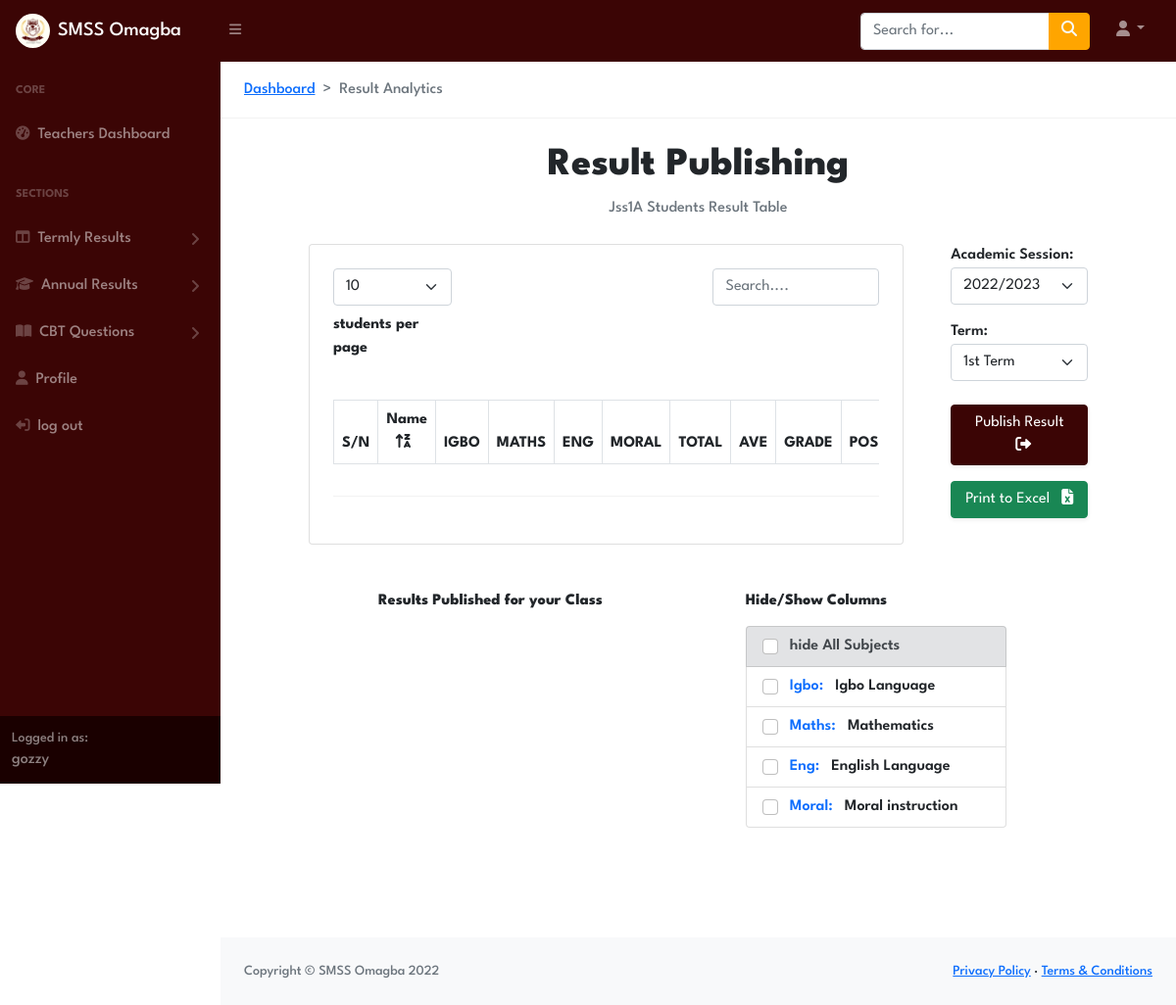
Screenshot of /Teachers_Portal/Jss1A/PublishResults/ (signed in) with the database file from the repository.
### Result_portal/models.py (models this page shows, shortened)
class Class(models.Model):
	Class=models.CharField(max_length=10, blank=True)

class Subject(models.Model):
	subject_code = models.CharField(max_length=100)
	subject_name = models.CharField(max_length=100)

### Teachers_Portal/views/formteachersviews.py (the view)
# urls.py: path('<str:Classname>/PublishResults/',PublishResults_view , name='PublishResults'),
@login_required
def PublishResults_view(request, Classname):
    Terms = Term.objects.all()
    academic_session = AcademicSession.objects.all()
    class_object = Class.objects.get(Class=Classname)
    subjects_allocation = Subjectallocation.objects.filter(
        classname=class_object).order_by('-id').first()
    subject_code = []
    sessions = AcademicSession.objects.all()
    if not subjects_allocation:
        return render(request, 'formteachers/Publish_Result.html', {
            'error': 'No subjects allocated to this class.'
        })
    for subobject in subjects_allocation.subjects.all():
        subject_code.append(subobject.subject_code)
    context = {
        'subjects_allocation': subjects_allocation,
        "class": class_object,
        'sub_list': subject_code,
        "Terms": Terms,
        "academic_session": academic_session,
        "sessions": sessions
    }
    return render(request, 'formteachers/Publish_Result.html', context)

### Teachers_Portal/templates/formteachers/Publish_Result.html (shortened to what this page needs)
{% extends 'Teachers_navbar.html' %} {% load static %} {% block content%}
<section class="pt-4 pb-5">
  <nav
    class="ms-4"
    style="--bs-breadcrumb-divider: '>'"
    aria-label="breadcrumb"
  >
    <ol class="breadcrumb">
      <li class="breadcrumb-item">
        <a href="{% url 'Teachers_portal:Teachers_dashboard' %}">Dashboard</a>
      </li>
      <li class="breadcrumb-item active" aria-current="page">
        Result Analytics
      </li>
    </ol>
  </nav>
  <hr />
  <div class="container-fluid px-4 px-md-2">
    <div class="d-flex flex-column align-items-center justify-content-center">
      <h1 class="mt-2">Result Publishing</h1>
      <ol class="breadcrumb mb-4">
        {% if teacher.FirstName == "None" %}
        <div>
          <a
            href="{% url 'Teachers_portal:profile' teacher.id %}"
            class="text-decoration-none"
          >
            edit your Teachers Profile to perform futher Action
          </a>
        </div>
        {% else %}
        <li class="breadcrumb-item active">
          {{ class.Class }} Students Result Table
        </li>
        {% endif %}
      </ol>
    </div>
    <div class="row justify-content-center">
      <div class="col-md-8">
        <div class="card px-4 py-4 pb-2 me-0 me-md-4">
          <div
            class="table-header row align-item-center justify-content-between mb-4"
          >
            <div class="col-md-3 mb-3 mb-md-0">
              <select
                id="lengthSelect"
                class="form-select"
                aria-label="Default select example"
              >
                <option value="10" selected>10</option>
              </select>
              <p class="fw-bold mt-2">students per page</p>
            </div>
            <div class="col-md-4">
              <input
                type="text"
                class="form-control"
                id="filterInput"
                placeholder="Search...."
              />
            </div>
          </div>
          <div class="table-responsive table-main">
            <table id="dataTable" class="table table-striped table-bordered">
              <thead>
                <tr>
                  <th scope="col">S/N</th>
                  <th id="tableHeader" scope="col">
                    Name<i class="fa-solid fa-arrow-up-z-a ms-2"></i>
                  </th>
                  {% for sub in subjects_allocation.subjects.all %}
                  <th
                    data-index="{{ forloop.counter }}"
                    scope="col"
                    class="text-uppercase"
                  >
                    {{ sub.subject_code }}
                  </th>
                  {% endfor %}
                  <th scope="col">TOTAL</th>
                  <th scope="col">AVE</th>
                  <th scope="col">GRADE</th>
                  <th scope="col">POSITION</th>
                </tr>
              </thead>
            </table>
          </div>
          <hr />
          <div
            class="table-footer row align-items-center justify-content-between pb-2"
          >
            <div class="col-md-4">
            </div>
          </div>
        </div>
      </div>
      <div class="col-md-2 pt-3 pt-md-0">
        <div class="mb-3">
          <label for="academicSessionSelect">Academic Session:</label>
          <select
            id="academicSessionSelect"
            name="AcademicSession"
            class="form-select"
            required
          >
            {% for Session in academic_session %}
            <option value="{{ Session.session }}">{{ Session.session }}</option>
            {% endfor %}
          </select>
        </div>
        <div class="mb-4">
          <label for="termSelect">Term:</label>
          <select id="termSelect" name="Term" class="form-select" required>
            {% for Term in Terms %}
            <option value="{{ Term.term }}">{{ Term.term }}</option>
            {% endfor %}
          </select>
        </div>
        <button id="publishbtn" class="btn btn-primary w-100 mb-3 shadow-sm">
          Publish Result <i class="fa-solid fa-right-from-bracket ms-2"></i>
        </button>
        <button class="btn btn-success w-100 mb-3 shadow-sm export-excel-btn">
          Print to Excel <i class="fa-solid fa-file-excel ms-2"></i>
        </button>
      </div>
    </div>
    <div class="m-5 px-0 px-md-5 mx-md-2">
      <div class="row justify-content-center">
        <div class="col-md-5 p-0 pe-md-5 mb-5 mb-md-0">
          <h6 class="mb-4">Results Published for your Class</h6>
        </div>
        <div class="col-md-4">
          <h6 class="">Hide/Show Columns</h6>
          <div class="my-3" id="collapseExample">
            <ul class="list-group">
              <li class="list-group-item list-group-item-secondary">
                <input
                  class="form-check-input me-2"
                  type="checkbox"
                  value=""
                  id="UnhideAllCheckbox"
                />
                <label class="form-check-label" for="UnhideAllCheckbox">
                  hide All Subjects</label
                >
              </li>
              {% for sub in subjects_allocation.subjects.all %}
              <li class="list-group-item">
                <input
                  class="form-check-input me-2 column-checkbox"
                  type="checkbox"
                  value="{{ forloop.counter }}"
                  id="{{ forloop.counter }}Checkbox"
                />
                <label
                  class="form-check-label"
                  for="{{ forloop.counter }}Checkbox"
                  ><span class="text-primary me-2"
                    >{{ sub.subject_code }}:</span
                  >
                  {{ sub.subject_name }}
                </label>
              </li>
              {% endfor %}
            </ul>
          </div>
        </div>
      </div>
    </div>
  </div>
</section>
{% endblock %}

### templates/Teachers_navbar.html (shortened to what this page needs)
{% load static %}
<!DOCTYPE html>
<html lang="en">
  <head>
    <link
      rel="stylesheet"
      href="https://cdnjs.cloudflare.com/ajax/libs/animate.css/4.1.1/animate.min.css"
    />
    <link
      href="https://cdn.jsdelivr.net/npm/bootstrap@5.0.2/dist/css/bootstrap.min.css"
      rel="stylesheet"
    />
    <link
      href="https://cdn.jsdelivr.net/npm/simple-datatables@latest/dist/style.css"
      rel="stylesheet"
    />
    <link
      rel="stylesheet"
      href="https://cdn.jsdelivr.net/npm/bootstrap-icons@1.5.0/font/bootstrap-icons.css"
    />
    <link
      rel="stylesheet"
      href="https://cdnjs.cloudflare.com/ajax/libs/font-awesome/5.12.1/css/all.min.css"
    />
    <link
      rel="stylesheet"
      href="https://cdnjs.cloudflare.com/ajax/libs/font-awesome/6.1.1/css/all.min.css"
    />
    <link
      href="https://cdn.jsdelivr.net/npm/simple-datatables@latest/dist/style.css"
      rel="stylesheet"
    />
    <link rel="stylesheet" href="https://use.typekit.net/oov2wcw.css" />
    <link
      href="{% static 'css/Teachers_portal/styles.css' %}"
      rel="stylesheet"
    />
    <link
      rel="stylesheet"
      href="{% static 'css/Teachers_portal/Teachers_portal.css' %}"
    />
    <link rel="stylesheet" href="{% static 'css/swiper-bundle.min.css' %}" />
    <link rel="stylesheet" href="{% static 'css/all.css' %}" />
  </head>
  <body class="sb-nav-fixed">
    <nav class="sb-topnav navbar navbar-expand navbar-dark bg-dark">
      <a
        class="navbar-brand ps-3"
        href="{% url 'Teachers_portal:Teachers_dashboard' %}"
        ><img
          src="{% static 'images/St Marks Logo.png' %}"
          alt="..."
          class="brand_image img-fluid me-2"
        />SMSS Omagba</a
      >
      <button
        class="btn btn-link btn-sm order-1 order-lg-0 me-4 me-lg-0"
        id="sidebarToggle"
        href="#!"
      >
        <i class="fas fa-bars"></i>
      </button>
      <form
        class="d-none d-md-inline-block form-inline ms-auto me-0 me-md-3 my-3 my-md-4"
      >
        <div class="input-group">
          <input
            class="form-control"
            type="text"
            placeholder="Search for..."
            aria-label="Search for..."
            aria-describedby="btnNavbarSearch"
          />
          <button
            class="btn btn-warning text-light"
            id="btnNavbarSearch"
            type="button"
          >
            <i class="fas fa-search"></i>
          </button>
        </div>
      </form>
      <ul class="navbar-nav ms-auto ms-md-0 me-3 me-lg-4">
        <li class="nav-item dropdown">
          <a
            class="nav-link dropdown-toggle"
            id="navbarDropdown"
            href="#"
            role="button"
            data-bs-toggle="dropdown"
            aria-expanded="false"
            ><i class="fas fa-user fa-fw"></i
          ></a>
        </li>
      </ul>
    </nav>
    <div id="layoutSidenav">
      <div id="layoutSidenav_nav">
        <nav class="sb-sidenav accordion sb-sidenav-dark" id="sidenavAccordion">
          <div class="sb-sidenav-menu">
            <div class="nav">
              <div class="sb-sidenav-menu-heading">Core</div>
              <a
                class="nav-link"
                href="{% url 'Teachers_portal:Teachers_dashboard' %}"
              >
                <div class="sb-nav-link-icon">
                  <i class="fas fa-tachometer-alt"></i>
                </div>
                Teachers Dashboard
              </a>
              <div class="sb-sidenav-menu-heading">SECTIONS</div>
              <a
                class="nav-link collapsed"
                href="#"
                data-bs-toggle="collapse"
                data-bs-target="#collapseLayouts"
                aria-expanded="false"
                aria-controls="collapseLayouts"
              >
                <div class="sb-nav-link-icon">
                  <i class="fas fa-columns"></i>
                </div>
                Termly Results
                <div class="sb-sidenav-collapse-arrow">
                  <i class="fas fa-angle-down"></i>
                </div>
              </a>
              <a
                class="nav-link collapsed"
                href="#"
                data-bs-toggle="collapse"
                data-bs-target="#collapseLayouts2"
                aria-expanded="false"
                aria-controls="collapseLayouts2"
              >
                <div class="sb-nav-link-icon">
                  <i class="fa-solid fa-graduation-cap"></i>
                </div>
                Annual Results
                <div class="sb-sidenav-collapse-arrow">
                  <i class="fas fa-angle-down"></i>
                </div>
              </a>
              <a
                class="nav-link collapsed"
                href="#"
                data-bs-toggle="collapse"
                data-bs-target="#collapseCBT"
                aria-expanded="false"
                aria-controls="collapseCBT"
              >
                <div class="sb-nav-link-icon">
                  <i class="fas fa-book-open"></i>
                </div>
                CBT Questions
                <div class="sb-sidenav-collapse-arrow">
                  <i class="fas fa-angle-down"></i>
                </div>
              </a>
              <a
                class="nav-link"
                href="{% url 'Teachers_portal:profile' id=request.user.teacher.id %}"
              >
                <div class="sb-nav-link-icon">
                  <i class="fas fa-solid fa-user"></i>
                </div>
                Profile
              </a>
              <a class="nav-link" href="{% url 'Accounts:logout'  %}">
                <div class="sb-nav-link-icon">
                  <i
                    class="fas fa-solid fa-right-from-bracket fa-flip-horizontal"
                  ></i>
                </div>
                log out
              </a>
            </div>
          </div>
          <div class="sb-sidenav-footer">
            <div class="small">Logged in as:</div>
            {{ request.user }}
          </div>
        </nav>
      </div>
      <div id="layoutSidenav_content">
        <main>{% block content%} {% endblock %}</main>
        <footer class="py-4 bg-light mt-auto">
          <div class="container-fluid px-4">
            <div
              class="d-flex align-items-center justify-content-between small"
            >
              <div class="text-muted">Copyright &copy; SMSS Omagba 2022</div>
              <div>
                <a href="#">Privacy Policy</a>
                &middot;
                <a href="#">Terms &amp; Conditions</a>
              </div>
            </div>
          </div>
        </footer>
      </div>
    </div>
  </body>
</html>

### assets/css/Teachers_portal/Teachers_portal.css (style rules this page uses)
label { font-weight: 600; }
.brand_image { object-fit: cover; width: 35px; height: 35px; border-radius: 50%; }

### Teachers_Portal/templates/formteachers/Publish_Result.html (style rules this page uses)
.table-bordered { border: 1px solid #dee2e6; }

### rows the page displays
Class: Class "Jss1A"
Subject: subject_code "IGBO", subject_code "Igbo", subject_name "Igbo Language"
Subject: subject_code "MATHS", subject_code "Maths", subject_name "Mathematics"
Subject: subject_code "ENG", subject_code "Eng", subject_name "English Language"
Subject: subject_code "MORAL", subject_code "Moral", subject_name "Moral instruction"

### other values shown
{{ request.user }} "gozzy"
form field AcademicSession "2022/2023"
form field Term "1st Term"
